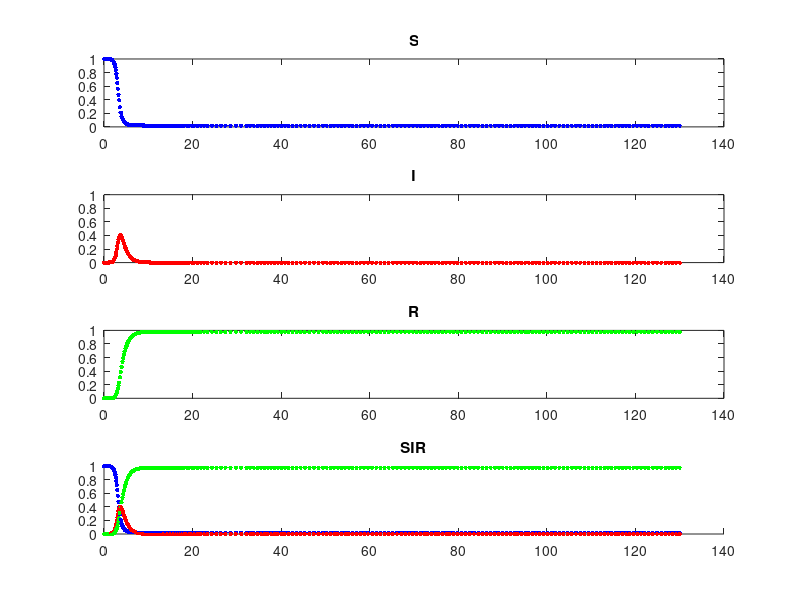

MATLAB code to generate this figure:
function SIR
clear all;
clc;    
clf;    

iterations = 1;  % Sets initial interation count to 1;
pausetime = 0.05;  % Shows solutions at each time step. 
runtime = 130;    % Duration time of simulation.
g = (7565.538326-7155.469044)/402;
b = 4*g;

% =============== Initial conditions for s、i and r ==========================
initials = 7076506/7083975.469;
initiali = 314/7083975.469;
initialr = (7565.538326-7155.469044)/7083975.469;

deq1 = @(t,x) [-b*x(1)*x(2); b*x(1)*x(2)-g*x(2); g*x(2)];
[t,sol] = ode45(deq1,[0 runtime],[initials initiali initialr]);

arraysize = size(t);  % Sets time array size for the for loop.

%============ Solutions are plotted at each time step =====================

for i = 1 : max(arraysize)  
    subplot(4,1,1)
    title('S')
    plot(t(i,1),sol(i,1),'b.','markersize',10,'MarkerFaceColor','b')
    hold on;
    axis([0 140 0 1])

    subplot(4,1,2)
    title('I')
    plot(t(i,1),sol(i,2),'r.','markersize',10,'MarkerFaceColor','b')
    hold on;
    axis([0 140 0 1])
    
    subplot(4,1,3)
    title('R')
    plot(t(i,1),sol(i,3),'g.','markersize',10,'MarkerFaceColor','b')
    hold on;
    axis([0 140 0 1])
  
    subplot(4,1,4)
    title('SIR')
    hold on;
    plot(t(i,1),sol(i,1),'b.','markersize',10,'MarkerFaceColor','b')
    plot(t(i,1),sol(i,2),'r.','markersize',10,'MarkerFaceColor','b')
    plot(t(i,1),sol(i,3),'g.','markersize',10,'MarkerFaceColor','b')
    axis([0 140 0 1])
    hold off;
    
    iterations = iterations + 1;   % Adds 1 to the iteration count. 
    pause(pausetime)
end
